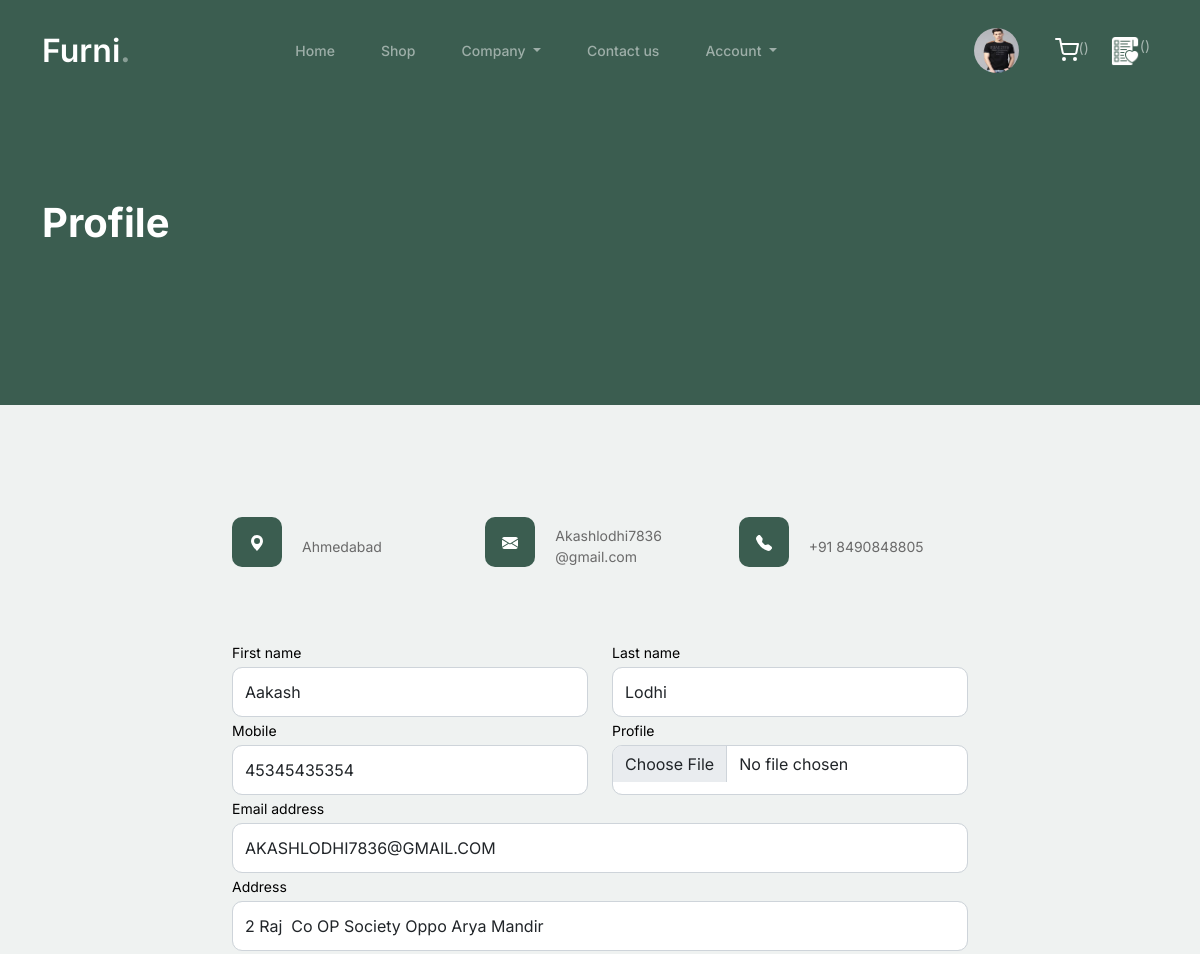
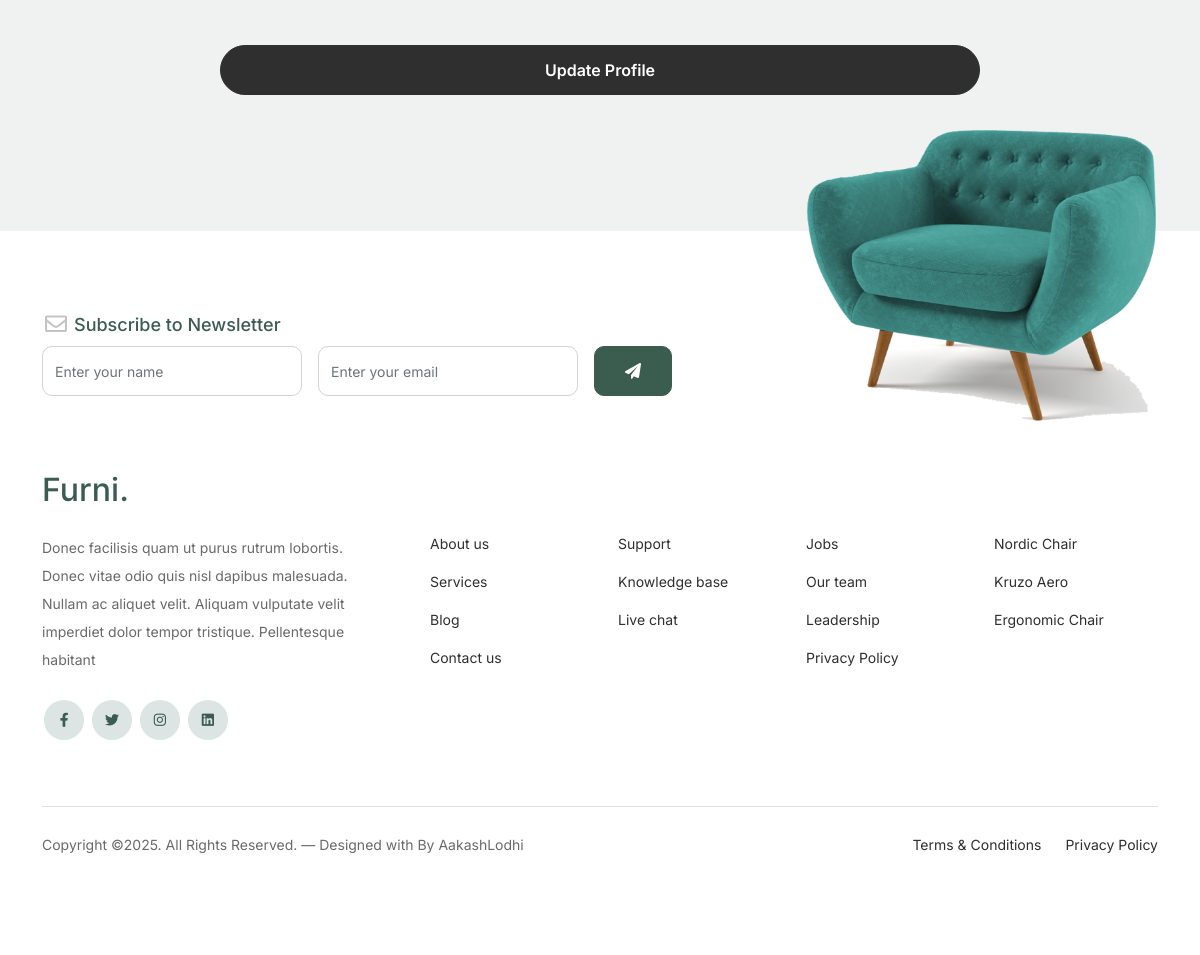
Page /profile (signed in) on the committed database (2 pictures, top to bottom).
### myapp/models.py (models this page shows, shortened)
class User(models.Model):
    fname=models.CharField(max_length=100)
    lname=models.CharField(max_length=100)
    mobile=models.PositiveBigIntegerField()
    profile_picture=models.ImageField(upload_to="profile_picture/")
    address=models.TextField()
    email=models.EmailField()
    password=models.CharField(max_length=100)
    usertype=models.CharField(max_length=100,default="buyer")

### myapp/views.py (the view)
# urls.py: path('profile', views.profile,name='profile'),
def profile(request):
    if 'email' not in request.session:
        return redirect('login')
    user = User.objects.get(email=request.session['email'])
    if request.method == 'POST':
        user.fname = request.POST['fname']
        user.lname = request.POST['lname']
        user.mobile = request.POST['mobile']
        user.address = request.POST['address']
        try:
            user.profile_picture = request.FILES['profile_picture']
        except:
            pass
        user.save()
        request.session['fname'] = user.fname
        request.session['profile_picture'] = user.profile_picture.url
        msg = "Profile updated successfully"
        if user.usertype == "buyer":
            return render(request, 'profile.html', {'user': user, 'msg': msg})
        else:
            return render(request, 'seller-profile.html', {'user': user, 'msg': msg})
    else:
        if user.usertype == "buyer":
            return render(request, 'profile.html', {'user': user})
        else:
            return render(request, 'seller-profile.html', {'user': user})

### myapp/templates/profile.html (shortened to what this page needs)
{% extends 'header.html' %}
{% load static %}
{% block content %}
<!doctype html>
<html lang="en">
<head>
	</head>
	<body>
			<div class="hero">
				<div class="container">
					<div class="row justify-content-between">
						<div class="col-lg-5">
							<div class="intro-excerpt">
								<h1>Profile</h1>
							</div>
						</div>
						<div class="col-lg-7">
						</div>
					</div>
				</div>
			</div>
		<div class="untree_co-section">
      <div class="container">
        <div class="block">
          <div class="row justify-content-center">
            <div class="col-md-8 col-lg-8 pb-4">
              <div class="row mb-5">
                <div class="col-lg-4">
                  <div  class="service no-shadow align-items-center link horizontal d-flex active" data-aos="fade-left" data-aos-delay="0">
                    <div class="service-icon color-1 mb-4">
                      <svg xmlns="http://www.w3.org/2000/svg" width="16" height="16" fill="currentColor" class="bi bi-geo-alt-fill" viewBox="0 0 16 16">
                        <path d="M8 16s6-5.686 6-10A6 6 0 0 0 2 6c0 4.314 6 10 6 10zm0-7a3 3 0 1 1 0-6 3 3 0 0 1 0 6z"/>
                      </svg>
                    </div>
                    <div class="service-contents">
                      <p>Ahmedabad</p>
                    </div>
                  </div>
                </div>
                <div class="col-lg-4">
                  <div  class="service no-shadow align-items-center link horizontal d-flex active" data-aos="fade-left" data-aos-delay="0">
                    <div class="service-icon color-1 mb-4">
                    </div>
                    <div class="service-contents">
                      <p>Akashlodhi7836<br>
                        @gmail.com</p>
                    </div>
                  </div>
                </div>
                <div class="col-lg-4">
                  <div  class="service no-shadow align-items-center link horizontal d-flex active" data-aos="fade-left" data-aos-delay="0">
                    <div class="service-icon color-1 mb-4">
                    </div>
                    <div class="service-contents">
                      <p>+91 8490848805</p>
                    </div>
                  </div>
                </div>
              </div>
               <div>
              <form class="form-contact contact_form" action="{% url 'profile' %}" method="post" id="contactForm" enctype="multipart/form-data">
                <div class="row">
                  <div class="col-6">
                    <div class="form-group">
                      <label class="text-black" for="fname">First name</label>
                      <input type="text" class="form-control" name="fname" value="{{user.fname}}" id="fname">
                    </div>
                  </div>
                  <div class="col-6">
                    <div class="form-group">
                      <label class="text-black" for="lname">Last name</label>
                      <input type="text" class="form-control" name="lname" id="lname" value="{{user.lname}}">
                    </div>
                  </div>
                </div>
                <div class="row">
                  <div class="col-6">
                    <div class="form-group">
                      <label class="text-black" for="mobile">Mobile</label>
                      <input type="text" class="form-control" name="mobile" value="{{user.mobile}}" id="mobile">
                    </div>
                  </div>
                  <div class="col-6">
                    <div class="form-group">
                      <label class="text-black" for="profile">Profile</label>
                       <input class="form-control" name="profile_picture" id="profile_picture" type="file" accept="image/*" >
                  </div>
                </div>
                <div class="form-group">
                  <label class="text-black" for="email">Email address</label>
                  <input type="email" class="form-control" name="email" value="{{user.email}}" id="email">
                </div>
                <div class="form-group mb-5">
                  <label class="text-black" for="address">Address</label>
                 <input class="form-control" name="address" id="address" value="{{user.address}}" type="text" placeholder="Enter your Address" required>
                </div>
                <button type="submit" class="btn btn-primary-hover-outline">Update Profile</button>
              </form>
               </div>
            </div>
          </div>
        </div>
      </div>
    </div>
	</body>
</html>
{% endblock %}

### myapp/static/css/style.css (style rules this page uses)
body { overflow-x: hidden; position: relative; }
body { font-family: "Inter", sans-serif; font-weight: 400; line-height: 28px; color: #6a6a6a; font-size: 14px; background-color: #eff2f1; }
.hero { background: #3b5d50; padding: calc(4rem - 30px) 0 0rem 0; }
@media (min-width: 768px) { .hero { padding: calc(4rem - 30px) 0 4rem 0; } }
@media (min-width: 992px) { .hero { padding: calc(8rem - 30px) 0 8rem 0; } }
.hero .intro-excerpt { position: relative; z-index: 4; }
@media (min-width: 992px) { .hero .intro-excerpt { max-width: 450px; } }
.hero h1 { font-weight: 700; color: #ffffff; margin-bottom: 30px; }
.btn { font-weight: 600; padding: 12px 30px; border-radius: 30px; color: #ffffff; background: #2f2f2f; border-color: #2f2f2f; }
.untree_co-section { padding: 7rem 0; }
.form-control { height: 50px; border-radius: 10px; font-family: "Inter", sans-serif; }
.service { line-height: 1.5; }
.service .service-icon { border-radius: 10px; -webkit-box-flex: 0; -ms-flex: 0 0 50px; flex: 0 0 50px; height: 50px; line-height: 50px; text-align: center; background: #3b5d50; margin-right: 20px; color: #ffffff; }

### rows in the picture
User: fname "Aakash", lname "Lodhi", mobile "45345435354", email "AKASHLODHI7836@GMAIL.COM", address "2 Raj Co OP Society Oppo Arya Mandir"
